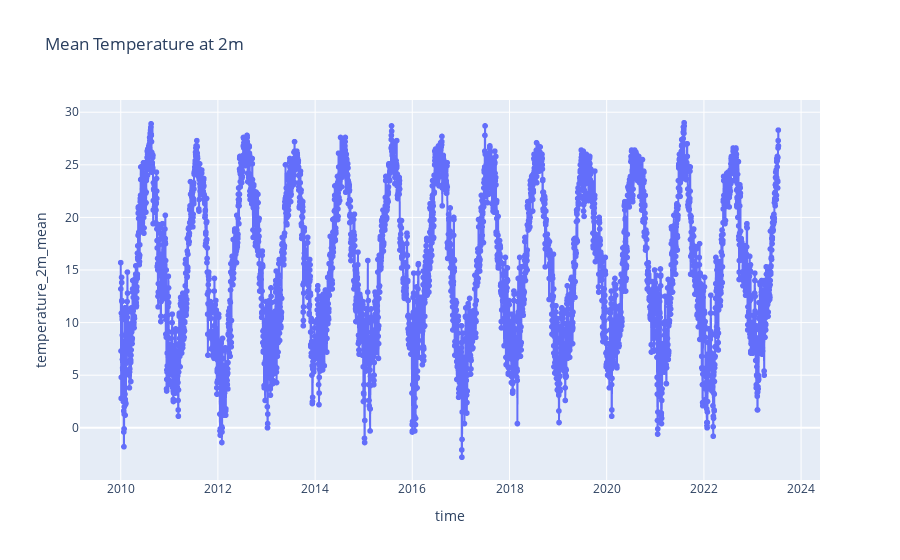

This figure's notebook cell:
### Code cell
# Creating a line plot using Plotly.express
fig = px.line(df, x='time', y='temperature_2m_mean', title='Mean Temperature at 2m', markers=True)

# Displaying the plot
fig.show()

### Figure 1 — Plotly figure (JSON) as saved in the notebook; plotly's stock layout.template omitted (floating-point values rounded to 4 significant figures; data arrays with more than 128 entries replaced by an {"elided": "..."} marker saying what was removed)
{"data": [{"hovertemplate": "time=%{x}<br>temperature_2m_mean=%{y}<extra></extra>", "legendgroup": "", "line": {"color": "#636efa", "dash": "solid"}, "marker": {"symbol": "circle"}, "mode": "lines+markers", "name": "", "showlegend": false, "type": "scattergl", "x": {"elided": "4950 str values"}, "xaxis": "x", "y": {"elided": "4950 float values"}, "yaxis": "y"}], "layout": {"legend": {"tracegroupgap": 0}, "title": {"text": "Mean Temperature at 2m"}, "xaxis": {"anchor": "y", "domain": [0, 1], "title": {"text": "time"}}, "yaxis": {"anchor": "x", "domain": [0, 1], "title": {"text": "temperature_2m_mean"}}}}
